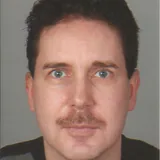
#> input picture images/frank-hartung-160.webp, 160 x 160 px
$ python -i generate_pwa_icons.py   (imports and definitions only)
#> lines starting #> are read from the running program, lines starting #| are printed output that depends on the picture
#!/usr/bin/env python3
"""generate_pwa_icons.py – PWA-Grundlage: Manifest + Icons (deterministisch).

Warum (Premium-Audit 11.09.2026):
Die Site registriert seit Monaten einen Service Worker (layouts/index.sw.js,
Caching, Offline-Fallback) – aber es gab KEIN Manifest. Ein Service Worker ohne
Manifest ist die halbe Miete: Chrome/Edge zeigen dadurch nie den
„Zum Startbildschirm hinzufügen"-Dialog, iOS startet nicht im Vollbild, und
die Adresszeile frisst auf Mobilgeräten genau den Raum, den der
Lesehilfen-Block braucht. Für eine Seite, deren Traffic zu 100 % von
Pinterest und Suche kommt (Einmal-Klick-Publikum), ist der Startbildschirm-
Shortcut der billigste Rückhol-Kanal, den es gibt.

Das Skript ist der Single Source of Truth für:
  static/manifest.json                    (Manifest, aus hugo.toml abgeleitet)
  static/images/pwa/icon-192.png          (192×192, any)
  static/images/pwa/icon-512.png          (512×512, any)
  static/images/pwa/icon-maskable-512.png (512×512, maskable – Safe Area)

Quelle ist static/pinterest-app-icon.png (das quadratische Markenbildzeichen,
512×512, 1:1 first-party). Kein externes Tool, kein CDN, keine Schrift-Datei.

Nutzung:
    python3 scripts/generate_pwa_icons.py           # schreiben (idempotent)
    python3 scripts/generate_pwa_icons.py --check   # prüfen, Exit 1 bei Drift
    python3 scripts/generate_pwa_icons.py --selftest

Exit: 0 = ok · 1 = Drift/Funde (--check) · 2 = Ausführungsfehler
"""
from __future__ import annotations

import json
import os
import re
import sys
import tempfile

BLOG_DIR = os.path.dirname(os.path.dirname(os.path.abspath(__file__)))
STATIC = os.path.join(BLOG_DIR, "static")
SOURCE_ICON = os.path.join(STATIC, "pinterest-app-icon.png")
PWA_DIR = os.path.join(STATIC, "images", "pwa")
MANIFEST = os.path.join(STATIC, "manifest.json")
BRAND_COLOR = "#0E5A43"          # Smaragdgrün der Site (params.assets.theme_color)
ICONS = [("icon-192.png", 192, "any"),
         ("icon-512.png", 512, "any"),
         ("icon-maskable-512.png", 512, "maskable")]
SHORTCUTS = [
    ("/cockpit/", "Fixkosten-Cockpit"),
    ("/pillar/strom-sparen/", "Strom & Gas sparen"),
    ("/pillar/internet-dsl/", "Internet & DSL"),
    ("/pillar/versicherungen/", "Versicherungen"),
    ("/pillar/frugalismus/", "Frugalismus & Budget"),
]


# [26 lines left out: functions _toml_string, site_meta, not called in this run]


def _load_image(path: str):
    from PIL import Image  # noqa: F401  (Bewusst spät importiert: --check läuft ohne Pillow)
    return Image.open(path).convert("RGBA")


def build_icons(source: str, out_dir: str, check_only: bool = False) -> list[str]:
    """Erzeugt die drei Icon-Dateien. Gibt Drift-Liste zurück (leer = alles aktuell)."""
#> called with source = '../images/frank-hartung-160.webp', out_dir = 'out.png', check_only = False
    from PIL import Image
    drift: list[str] = []
    src = Image.open(source).convert("RGBA")
    for name, size, purpose in ICONS:
        target = os.path.join(out_dir, name)
        if purpose == "maskable":
            # Maskable: Marke auf_full-bleed Farbfläche, 80 % Safe Area.
            canvas = Image.new("RGBA", (size, size), _hex_rgba(BRAND_COLOR, 255))
            inner = int(size * 0.80)
            mark = src.resize((inner, inner), Image.LANCZOS)
            canvas.alpha_composite(mark, ((size - inner) // 2, (size - inner) // 2))
            data = _png_bytes(canvas.convert("RGB"))
        else:
            data = _png_bytes(src.resize((size, size), Image.LANCZOS).convert("RGB"))
        if check_only:
            if not os.path.exists(target):
                drift.append(f"Icon fehlt: {os.path.relpath(target, BLOG_DIR)}")
            elif open(target, "rb").read() != data:
                drift.append(f"Icon veraltet (Quelle oder Größe geändert): "
                             f"{os.path.relpath(target, BLOG_DIR)}")
        else:
            os.makedirs(out_dir, exist_ok=True)
            with open(target, "wb") as f:
                f.write(data)
#> this loop made 3 passes
#> pass 3, in build_icons, `canvas = Image.new("RGBA", (size, size), _hex_rgba(BRAND_COLOR, 255))`:
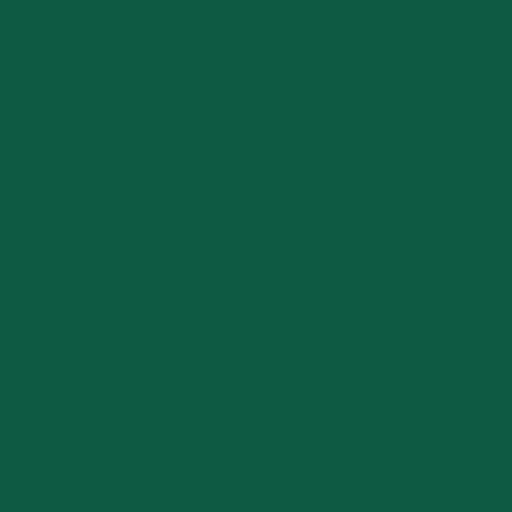
#> canvas: PIL image 512x512 RGBA; mean R, G, B, A 14, 90, 67, 255
#> after the loop:
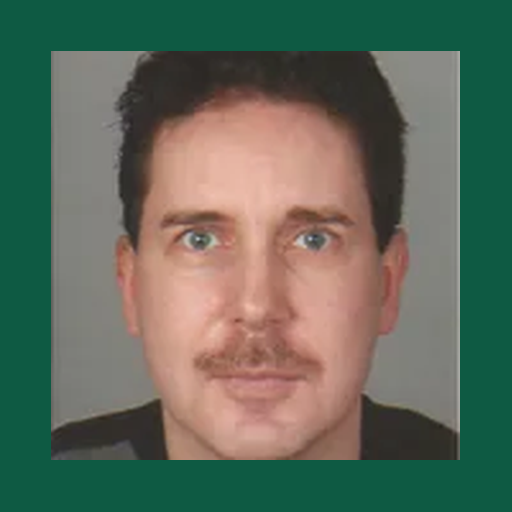
#> canvas: PIL image 512x512 RGBA; mean R, G, B, A 95.4, 106.9, 91.9, 255
#> after the loop, drift = []
    return drift


def _hex_rgba(hexcolor: str, alpha: int) -> tuple[int, int, int, int]:
    h = hexcolor.lstrip("#")
    return int(h[0:2], 16), int(h[2:4], 16), int(h[4:6], 16), alpha


def _png_bytes(image) -> bytes:
    import io
    buf = io.BytesIO()
    image.save(buf, format="PNG", optimize=True)
    return buf.getvalue()


# [133 lines left out: functions build_manifest, main, _selftest, not called in this run]


# [2 lines not run here, left out]

>>> result = build_icons('../images/frank-hartung-160.webp', 'out.png')
#> result = []
